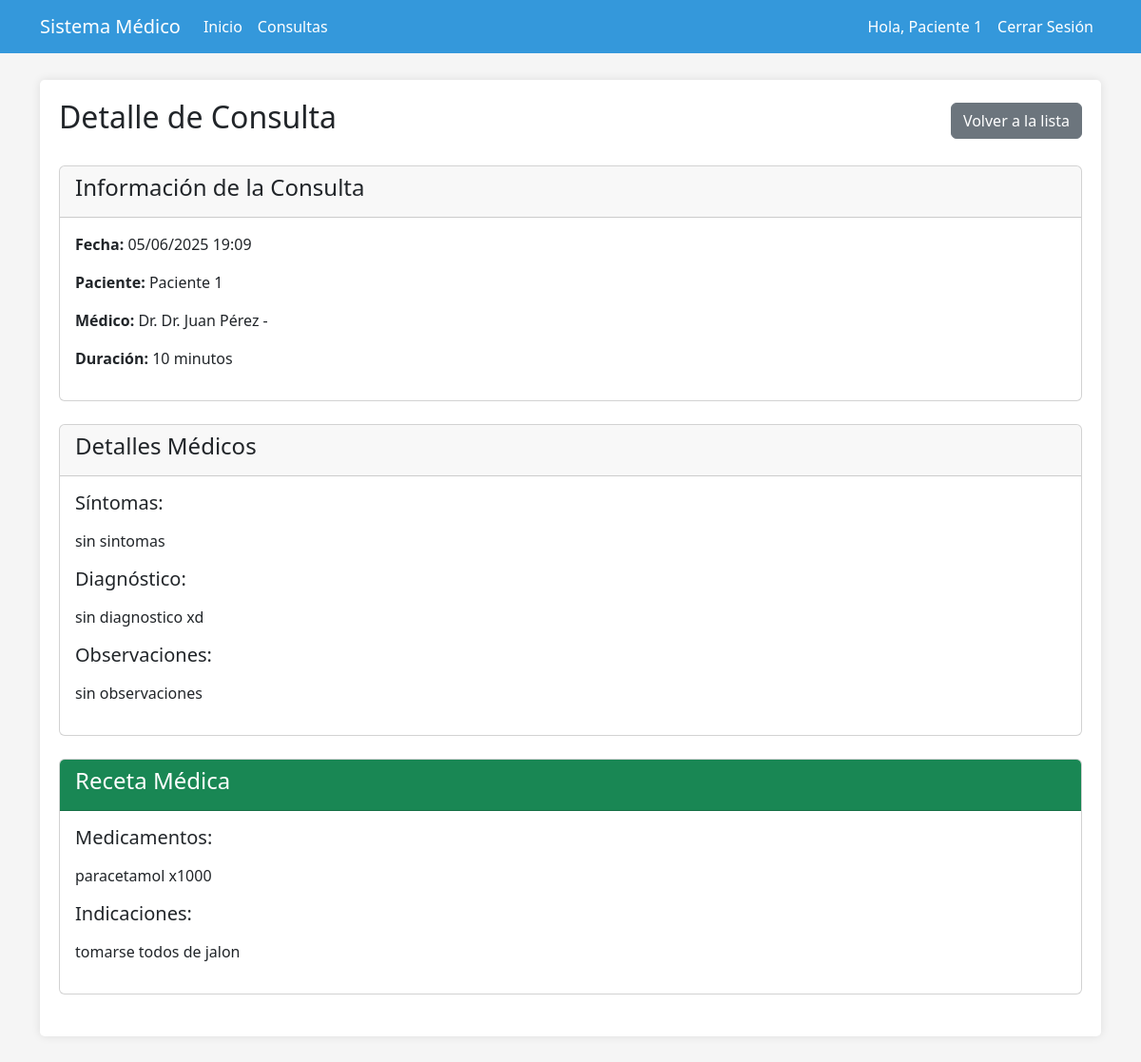
The page /consulta/3/ (signed in) on the database its author committed.
### medical/models.py (models this page shows, shortened)
class Usuario(AbstractUser):
    ROLES = (
        ('paciente', 'Paciente'),
        ('medico', 'Médico'),
        ('administrador', 'Administrador'),
    )
    username = models.CharField(max_length=150, blank=True, null=True)
    first_name = None
    last_name = None
    nombre = models.CharField(max_length=255)
    email = models.EmailField(unique=True)
    fecha_nacimiento = models.DateField(null=True, blank=True)  # Hacemos este campo opcional
    telefono = models.CharField(max_length=15, blank=True, null=True)
    rol = models.CharField(max_length=15, choices=ROLES, default='administrador')  # Valor por defecto
    objects = UsuarioManager()
    USERNAME_FIELD = 'email'
    REQUIRED_FIELDS = ['nombre']  # Eliminamos 'rol' de los campos requeridos

class Consulta(models.Model):
    paciente = models.ForeignKey(Paciente, on_delete=models.CASCADE, related_name='consultas')
    medico = models.ForeignKey(Medico, on_delete=models.CASCADE, related_name='consultas')
    fecha = models.DateTimeField(default=timezone.now)
    duracion = models.IntegerField(help_text="Duración en minutos", null=True, blank=True)
    sintomas = models.TextField(blank=True, null=True)
    observaciones = models.TextField(blank=True, null=True)
    diagnostico = models.TextField(blank=True, null=True)

class Paciente(models.Model):
    usuario = models.OneToOneField(Usuario, on_delete=models.CASCADE, related_name='perfil_paciente')
    alergias = models.TextField(blank=True, null=True)
    enfermedades_previas = models.TextField(blank=True, null=True)
    tratamientos_actuales = models.TextField(blank=True, null=True)
    condiciones_heredadas = models.TextField(blank=True, null=True)
    contacto_emergencia = models.CharField(max_length=255, blank=True, null=True)
    medico_asignado = models.ForeignKey(Medico, on_delete=models.SET_NULL, null=True, blank=True, related_name='pacientes')
    ultima_consulta = models.DateTimeField(blank=True, null=True)
    seguimiento = models.TextField(blank=True, null=True)
    def __str__(self):
        return f"{self.usuario.nombre}"

class Medico(models.Model):
    usuario = models.OneToOneField(Usuario, on_delete=models.CASCADE, related_name='perfil_medico')
    especialidad = models.CharField(max_length=255)
    numero_licencia = models.CharField(max_length=50, unique=True)
    def __str__(self):
        return f"Dr. {self.usuario.nombre} - {self.especialidad}"

class Receta(models.Model):
    consulta = models.OneToOneField(Consulta, on_delete=models.CASCADE, related_name='receta')
    medicamentos = models.TextField()
    indicaciones = models.TextField()

### medical/views.py (the view)
# urls.py: path('consulta/<int:pk>/', views.consulta_detail, name='consulta_detail'),
@login_required
def consulta_detail(request, pk):
    consulta = get_object_or_404(Consulta, pk=pk)
    if request.user.rol == 'paciente' and consulta.paciente.usuario != request.user:
        messages.error(request, 'No tienes permiso para ver esta consulta.')
        return redirect('consulta_list')
    elif request.user.rol == 'medico' and consulta.medico.usuario != request.user:
        messages.error(request, 'No tienes permiso para ver esta consulta.')
        return redirect('consulta_list')
    try:
        receta = consulta.receta
    except Receta.DoesNotExist:
        receta = None
    return render(request, 'medical/consulta_detail.html', {'consulta': consulta, 'receta': receta})

### medical/templates/medical/consulta_detail.html (shortened to what this page needs)
{% extends 'medical/base.html' %}
{% block content %}
    <div class="d-flex justify-content-between align-items-center mb-4">
        <h2>Detalle de Consulta</h2>
        <a href="{% url 'consulta_list' %}" class="btn btn-secondary">Volver a la lista</a>
    </div>
    <div class="card mb-4">
        <div class="card-header">
            <h4>Información de la Consulta</h4>
        </div>
        <div class="card-body">
            <div class="row">
                <div class="col-md-6">
                    <p><strong>Fecha:</strong> {{ consulta.fecha|date:"d/m/Y H:i" }}</p>
                    <p><strong>Paciente:</strong> {{ consulta.paciente }}</p>
                    <p><strong>Médico:</strong> {{ consulta.medico }}</p>
                    <p><strong>Duración:</strong> {% if consulta.duracion %}{{ consulta.duracion }} minutos{% else %}No especificada{% endif %}</p>
                </div>
                <div class="col-md-6 text-end">
                </div>
            </div>
        </div>
    </div>
    <div class="card mb-4">
        <div class="card-header">
            <h4>Detalles Médicos</h4>
        </div>
        <div class="card-body">
            <div class="mb-3">
                <h5>Síntomas:</h5>
                <p>{{ consulta.sintomas|linebreaks|default:"No se registraron síntomas." }}</p>
            </div>
            <div class="mb-3">
                <h5>Diagnóstico:</h5>
                <p>{{ consulta.diagnostico|linebreaks|default:"Sin diagnóstico registrado." }}</p>
            </div>
            <div class="mb-3">
                <h5>Observaciones:</h5>
                <p>{{ consulta.observaciones|linebreaks|default:"No hay observaciones adicionales." }}</p>
            </div>
        </div>
    </div>
    {% if receta %}
        <div class="card mb-4">
            <div class="card-header bg-success text-white">
                <h4>Receta Médica</h4>
            </div>
            <div class="card-body">
                <div class="mb-3">
                    <h5>Medicamentos:</h5>
                    <p>{{ receta.medicamentos|linebreaks }}</p>
                </div>
                <div class="mb-3">
                    <h5>Indicaciones:</h5>
                    <p>{{ receta.indicaciones|linebreaks }}</p>
                </div>
            </div>
        </div>
    {% endif %}
{% endblock %}

### medical/templates/medical/base.html (shortened to what this page needs)
<!DOCTYPE html>
<html lang="es">
<head>
    <link href="https://cdn.jsdelivr.net/npm/bootstrap@5.3.0/dist/css/bootstrap.min.css" rel="stylesheet">
</head>
<body>
    <nav class="navbar navbar-expand-lg navbar-dark fixed-top">
        <div class="container">
            <a class="navbar-brand" href="{% url 'index' %}">Sistema Médico</a>
            <div class="collapse navbar-collapse" id="navbarNav">
                <ul class="navbar-nav">
                    <li class="nav-item">
                        <a class="nav-link" href="{% url 'index' %}">Inicio</a>
                    </li>
                    {% if user.is_authenticated %}
                        <li class="nav-item">
                            <a class="nav-link" href="{% url 'consulta_list' %}">Consultas</a>
                        </li>
                    {% endif %}
                </ul>
                <ul class="navbar-nav ms-auto">
                    {% if user.is_authenticated %}
                        <li class="nav-item">
                            <span class="nav-link">Hola, {{ user.nombre }}</span>
                        </li>
                        <li class="nav-item">
                            <a class="nav-link" href="{% url 'logout' %}">Cerrar Sesión</a>
                        </li>
                    {% else %}
                        <li class="nav-item">
                            <a class="nav-link" href="{% url 'login' %}">Iniciar Sesión</a>
                        </li>
                    {% endif %}
                </ul>
            </div>
        </div>
    </nav>
    <div class="container mt-4">
        <div class="content">
            {% block content %}
            {% endblock %}
        </div>
    </div>
</body>
</html>

### medical/templates/medical/base.html (style rules this page uses)
body { padding-top: 60px; padding-bottom: 40px; background-color: #f5f5f5; }
.navbar { background-color: #3498db; }
.navbar-brand, .navbar-nav .nav-link { color: #fff; }
.content { background-color: #fff; padding: 20px; border-radius: 5px; box-shadow: 0 0 10px rgba(0,0,0,0.1); }

### rows shown on the page
Usuario: nombre "Paciente 1"
Consulta: fecha "05/06/2025 19:09", paciente "Paciente 1", medico "Dr. Dr. Juan Pérez -", duracion "10", sintomas "sin sintomas", diagnostico "sin diagnostico xd", observaciones "sin observaciones"
Receta: medicamentos "paracetamol x1000", indicaciones "tomarse todos de jalon"
